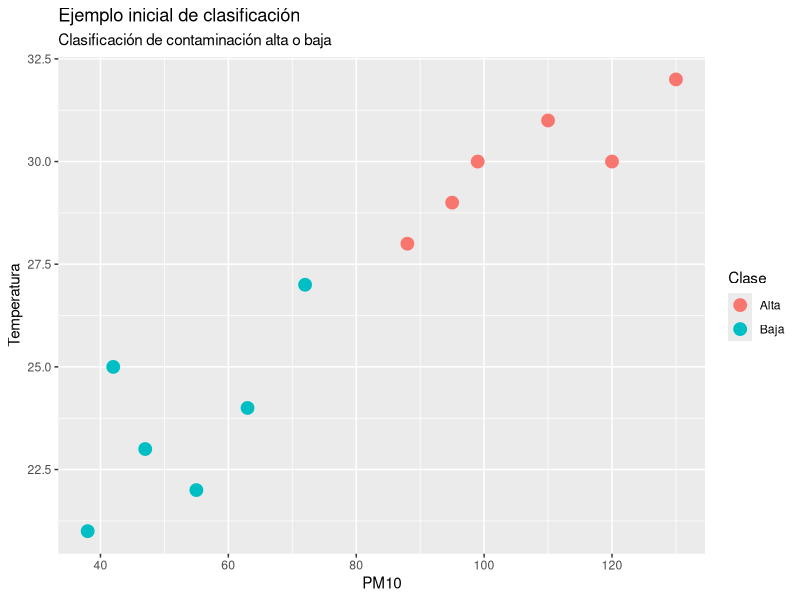

R code for this plot:
## ---- chunk 1
#| include: false
knitr::opts_chunk$set(warning = FALSE, message = FALSE, dev = "png", dpi = 120, fig.width = 7, fig.height = 4.5)
## ---- chunk 2
pm10 <- 85

if (pm10 > 75) {
  print("Contaminación alta")
} else {
  print("Contaminación baja")
}
## ---- chunk 3
datos <- data.frame(
  dia = 1:12,
  pm10 = c(42, 88, 55, 120, 63, 95, 38, 110, 72, 130, 47, 99),
  temperatura = c(25, 28, 22, 30, 24, 29, 21, 31, 27, 32, 23, 30),
  humedad = c(40, 35, 60, 30, 55, 33, 65, 29, 42, 28, 62, 34),
  clase = c("Baja", "Alta", "Baja", "Alta", "Baja", "Alta", "Baja", "Alta", "Baja", "Alta", "Baja", "Alta")
)

datos
## ---- chunk 4
library(ggplot2)

ggplot(datos, aes(x = pm10, y = temperatura, color = clase)) +
  geom_point(size = 4) +
  labs(
    title = "Ejemplo inicial de clasificación",
    subtitle = "Clasificación de contaminación alta o baja",
    x = "PM10",
    y = "Temperatura",
    color = "Clase"
  )
## ---- chunk 5
set.seed(123)

n <- nrow(datos)
indices_entrenamiento <- sample(1:n, size = round(0.7 * n))

entrenamiento <- datos[indices_entrenamiento, ]
prueba <- datos[-indices_entrenamiento, ]

entrenamiento
prueba
## ---- chunk 6
datos$prediccion_regla <- ifelse(datos$pm10 > 75, "Alta", "Baja")
datos[, c("pm10", "clase", "prediccion_regla")]
## ---- chunk 7
tabla_confusion <- table(
  Real = datos$clase,
  Predicho = datos$prediccion_regla
)

tabla_confusion
## ---- chunk 8
exactitud <- mean(datos$clase == datos$prediccion_regla)
exactitud
